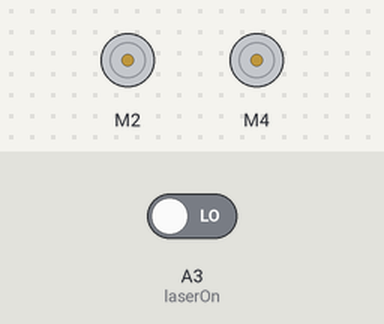
A sketch run on a simulated Arduino Uno, built with avr-gcc and run on an emulated ATmega328P. On the bench: 2 × DC motor (green arrow = forward, orange = backward, longer = faster). The test bench sets the inputs (shaded band); at power-on: A3 (laserOn) LOW. Random numbers use the default seed unless the sketch sets one.

Above: at 2.1 s.
At 10.6 s:
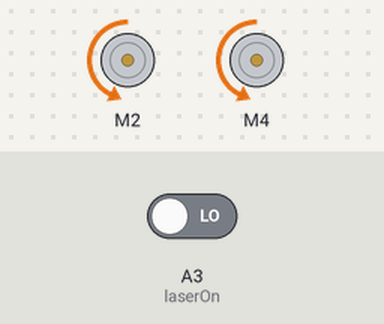
At 21.1 s:
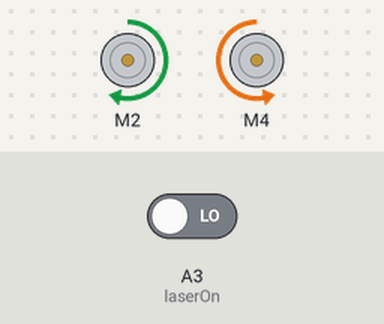
At 41.1 s:
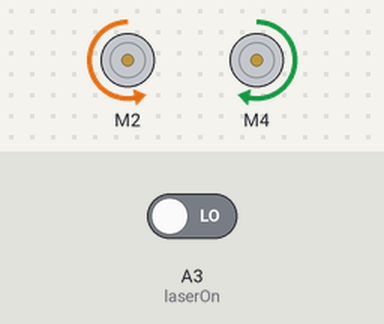
Timing chart, 0 to 42.0 s (numbered marks = the images above):
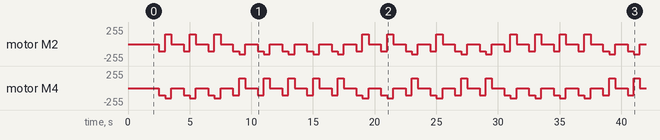

Measured:
- by itself, motor M2: stopped → backward 110/255 at 2.5 s, → forward 150/255 0.50 s later, → stopped 0.50 s later, → backward 110/255 1.0 s later, … (60 changes in this stretch)
- by itself, motor M4: stopped → backward 110/255 at 2.5 s, → backward 150/255 0.50 s later, → stopped 0.50 s later, → backward 110/255 1.0 s later, … (60 changes in this stretch)

The sketch:

sketch.ino
```cpp
#include <AFMotor.h>
#include <NewPing.h>
/*
#define trigOn A3
#define echoOn A2

#define trigSol A1
#define echoSol A0

#define trigSag A5
#define echoSag A4
*/
#define laserOn A3
#define laserSol A2
#define laserSag A4

const int hassasiyet = 30;
const int surat = 110;
const int spin = 150;
const int bekle = 250;
const int azami_uzaklik = 200;

AF_DCMotor solMotor(2,MOTOR12_1KHZ);
AF_DCMotor sagMotor(4,MOTOR34_1KHZ);

void setup() {
/*
  pinMode(trigOn, OUTPUT);
  pinMode(echoOn, INPUT);
  pinMode(trigSol, OUTPUT);
  pinMode(echoSol, INPUT);
  pinMode(trigSag, OUTPUT);
  pinMode(echoSag, INPUT);
  */
  pinMode(laserOn,INPUT);
  pinMode(laserSol,INPUT);
  pinMode(laserSag,INPUT);
    Serial.begin(9600);
    delay(2000);
}

void loop() {
  laser();
}
// ----------ULTRASONIC SENSOR KOMUTLARI---------- //
// -------------LASER SENSOR KOMUTLARI------------ //
void laser(){
  if(onSensor() || solSensor() || sagSensor()){
    git(0,0);
    delay(500);
    git(-surat,-surat);
    delay(500);
    don(spin);
    delay(500);
    git(0,0);
    delay(500);
  }else{
    git(surat,surat);
  }
}

boolean solSensor(){
  if(digitalRead(laserSol)){
    return false;
  }else{
    return true;
  }
}

boolean sagSensor(){
  if(digitalRead(laserSag)){
    return false;
  }else{
    return true;
  }
}

boolean onSensor(){
  if(digitalRead(laserOn)){
    return false;
  }else{
    return true;
  }
}
// -------------LASER SENSOR KOMUTLARI------------ //

void git(int sol, int sag){
    if(sol > 255 || sol < -255 || sag > 255 || sag < -255){
    if(sol > 255){sol = 255;}
    if(sol < -255){sol = -255;}
    if(sag > 255){sag = 255;}
    if(sag < -255){sag = -255;}
  }

  if(sol > 0){solMotor.setSpeed(sol);solMotor.run(FORWARD);}
  if(sol < 0){solMotor.setSpeed((-1 * sol));solMotor.run(BACKWARD);}
  if(sol == 0){solMotor.run(RELEASE);}

  if(sag > 0){sagMotor.setSpeed(sag);sagMotor.run(FORWARD);}
  if(sag < 0){sagMotor.setSpeed((-1 * sag));sagMotor.run(BACKWARD);}
  if(sag == 0){sagMotor.run(RELEASE);}
}

void don(int hiz){
  int i = random(0,2);
  if(i == 0){
    git(-hiz,hiz);
  }else{
    git(hiz,-hiz);
  }
}
```
